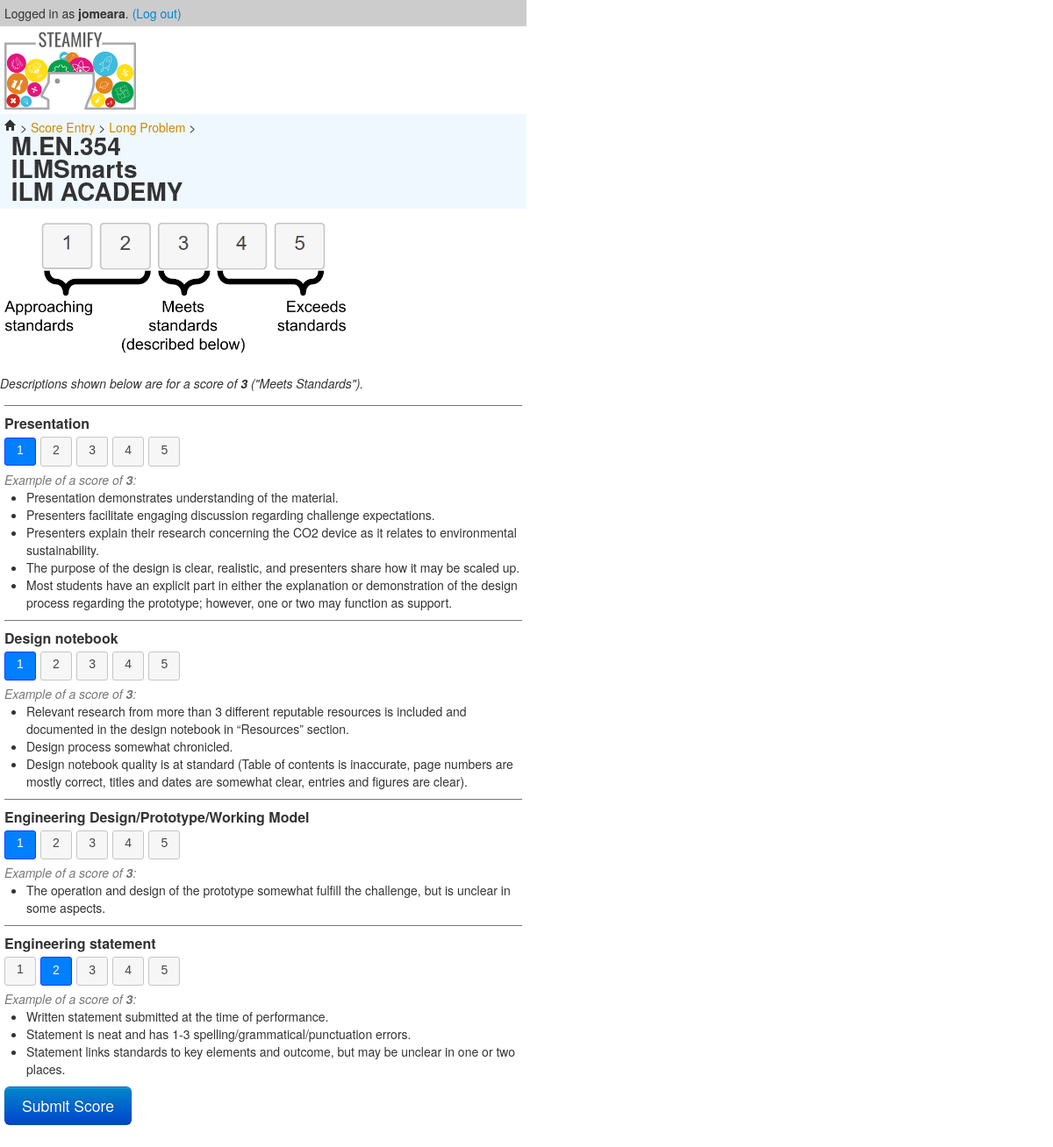
Screenshot of /steamify/entry/long/M.EN/M.EN.354/edit/83 (signed in) with the database file from the repository.
### steamify/models.py (models this page shows, shortened)
class Team(models.Model):
    dotted_id = models.CharField(max_length=20, primary_key=True)
    name = models.CharField(max_length=300)
    school_name = models.CharField(max_length=300)

class Shared(models.Model):
    TLA = "Shared_class_which_only_has_TLA_to_avoid_exceptions"
    spontOrLong = "long"  # override this in spont
    judge = models.ForeignKey(
        User,
        on_delete=models.PROTECT,
        )
    team = models.ForeignKey(
        Team,
        on_delete=models.PROTECT,
        )
    created_at = models.DateTimeField()
    modified_at = models.DateTimeField(null=True)

class EngMiddle(Shared):
    TLA = "M.EN"
    presentation = standardSteamifyField("""
        Presentation demonstrates understanding of the material.
        Presenters facilitate engaging discussion regarding challenge expectations.
        Presenters explain their research concerning the CO2 device as it relates to environmental sustainability.
        The purpose of the design is clear, realistic, and presenters share how it may be scaled up.
        Most students have an explicit part in either the explanation or demonstration of the design process regarding the prototype; however, one or two may function as support.
        """)
    design_notebook = standardSteamifyField("""
        Relevant research from more than 3 different reputable resources is included and documented in the design notebook in “Resources” section.
        Design process somewhat chronicled.
        Design notebook quality is at standard (Table of contents is inaccurate, page numbers are mostly correct, titles and dates are somewhat clear, entries and figures are clear).
        """)
    engineering_design_prototype_working_model = standardSteamifyField("""
        The operation and design of the prototype somewhat fulfill the challenge, but is unclear in some aspects.
        """,
        verbose_name="Engineering Design/Prototype/Working Model")
    engineering_statement = standardSteamifyField("""
        Written statement submitted at the time of performance.
        Statement is neat and has 1-3 spelling/grammatical/punctuation errors.
        Statement links standards to key elements and outcome, but may be unclear in one or two places.
        """)

### steamify/views.py (the view)
class GenericUpdate(LoginRequiredMixin, UpdateView):
    template_name = "steamify/generic_score_form.html"
    get_success_url = create_and_update_get_success_url
    def get_context_data(self, **kwargs):
        context = super().get_context_data(**kwargs)
        return addTeamToContext(self, context)

### steamify/views.py (called while the page is built)
def addTeamToContext(selfdata, context):
    context['team'] = Team.objects.get(dotted_id=selfdata.kwargs['full_team_id'])
    return context

### steamify/templates/steamify/generic_score_form.html (shortened to what this page needs)
{% extends "steamify/base.html" %}
{% load static %}
{% load crispy_forms_tags %}
{% block content %}
    <p class="steamify-breadcrumb">
        <a href="{% url 'steamify:steamifyhome' %}"><i class="icon-home"></i> </a>
        &gt;
        <a href="{% url 'steamify:entryhome' %}">Score Entry</a>
        &gt;
        <a href="{% url 'steamify:pickteamname' view.kwargs.spontOrLong %}">
            {% if view.kwargs.spontOrLong == "spont" %}
                Spontaneous
            {% else %}
                Long Problem
            {% endif %}
        </a>
        &gt;<br/>
        <span style="font-size: 2em;"><b>
            &nbsp;{{ team.dotted_id }}<br/>
            &nbsp;{{ team.name }}<br/>
            &nbsp;{{ team.school_name }}
        </b></span>
    </p>
    <p>
        <div style="max-width: 400px;">
            <img src="{% static "steamify/img/score_legend.png" %}" alt="Image: legend of 1 through 5">
        </div>
        <br/>
        <em>Descriptions shown below are for a score of <b>3</b> (&quot;Meets Standards&quot;).</em><br/>
    </p>
    <div class="main-content">
        <div class="rubric-questions">
            <form method="post">
                {{ form|crispy }}
                <input type="submit" value="Submit Score" class="btn btn-large btn-primary">
            </form>
        </div>
    </div>
{% endblock %}

### steamify/templates/steamify/base.html (shortened to what this page needs)
{% load static %}
<!doctype html>
<html lang="en">
<head>
    <link href="{% static 'steamify/js/jquery-ui-1.12.1/jquery-ui.css' %}" rel="stylesheet">
    <link href="{% static 'steamify/css/bootstrap.css' %}" rel="stylesheet">
    <link href="{% static 'steamify/css/steamify.css' %}" rel="stylesheet">
</head>
<body>
    <div style="max-width:600px;">
        {% if user.is_authenticated %}
            <div class="steamify-login-state">
                Logged in as <b>{{ user }}</b>.
                <a href="{% url 'logout' %}">(Log out)</a>
            </div>
        {% endif %}
        <img class="steamify-logo" src="{% static "steamify/img/steamify-logo.png" %}" alt="Image: Steamify Logo">
        {% block content %}{% endblock %}
    </div>
</body>
</html>

### steamify/static/steamify/css/steamify.css (style rules this page uses)
.steamify-login-state { background-color: #ccc; padding:5px; }
.steamify-breadcrumb a { color: #c80; }
.steamify-breadcrumb { background-color: aliceblue; padding: 5px; }
.steamify-logo { padding: 5px; width: 150px; }
.main-content { padding: 5px; }
.rubric-questions .control-group { padding-top: 10px; border-top: 1px solid #777; }
.control-label { font-weight: bold; }
.rubric-questions .control-label { font-size: 16px; }
.ui-checkboxradio-radio-label { padding-left: 13px; padding-right: 13px; }

### rows the page displays
Team: dotted_id "M.EN.354", name "ILMSmarts", school_name "ILM ACADEMY"
EngMiddle: form "Presentation 1 2 3 4 5 Example of a score of 3 : Presentation demonstrates understanding of the material. Presenters facilitate engaging discussion regarding challenge expectations. Presenters explain their research concerning the CO2 device as it relates to environmental sustainability. The purpose of the design is clear, realistic, and presenters share how it may be scaled up. Most students have an explicit part in either the explanation or demonstration of the design process regarding the prototype; however, one or two may function as support. Design notebook 1 2 3 4 5 Example of a score of 3 : Relevant research from more than 3 different reputable resources is included and documented in…"

### other values shown
{{ user }} "jomeara"
